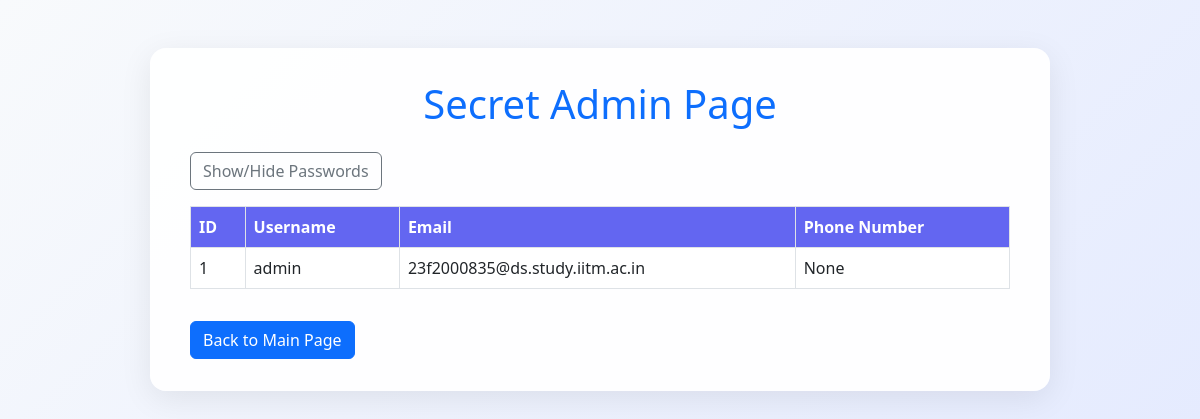
The app's page /secret (signed in), older data.
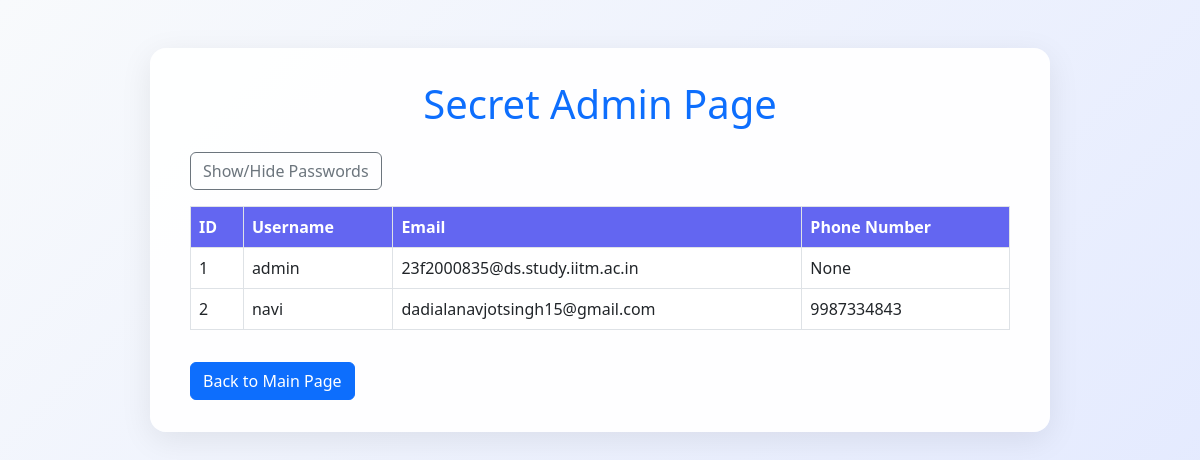
The same page, newer data.
### app.py (models this page shows)
class User(db.Model, UserMixin):
    id = db.Column(db.Integer, primary_key=True)
    username = db.Column(db.String(150), unique=True)
    password = db.Column(db.String(150))
    email = db.Column(db.String(150), unique=True)
    contact_number = db.Column(db.String(20))
    role = db.Column(db.String(50), default='user')
    created_at = db.Column(db.DateTime, default=func.now())
    overall_verified = db.Column(db.Boolean, default=False)
    approved_items = db.relationship('Accessory',
                                   foreign_keys='Accessory.user_id',
                                   backref=db.backref('owner', lazy=True))
    items_borrowed = db.relationship('BorrowedAccessory',
                                   foreign_keys='BorrowedAccessory.borrower_id',
                                   backref=db.backref('borrower_user', lazy=True),
                                   overlaps="items_borrowed_as_borrower,borrower")
    items_lent = db.relationship('BorrowedAccessory',
                                foreign_keys='BorrowedAccessory.lender_id',
                                backref=db.backref('lender_user', lazy=True),
                                overlaps="items_lent_as_lender,lender")

### app.py (the view)
@app.route('/secret')
@login_required
def secret():
    if current_user.role != 'admin':
        flash('Access denied', 'error')
        return redirect(url_for('home'))
    users = User.query.all()
    return render_template('secret.html' , navi=users)

### app.py (called while the page is built)
@login_manager.user_loader
def load_user(user_id):
    return User.query.get(int(user_id))

### templates/secret.html (shortened to what this page needs)
<!DOCTYPE html>
<html lang="en">
<head>
    <link href="https://cdn.jsdelivr.net/npm/bootstrap@5.3.0/dist/css/bootstrap.min.css" rel="stylesheet">
</head>
<body>
    <div class="container">
        <div class="secret-card">
            <h1 class="mb-4 text-center text-primary">Secret Admin Page</h1>
            <button class="btn btn-outline-secondary toggle-btn" onclick="togglePasswords()">Show/Hide Passwords</button>
            <div class="table-responsive">
                <table class="table table-bordered table-hover align-middle">
                    <thead>
                        <tr>
                            <th>ID</th>
                            <th>Username</th>
                            <th>Email</th>
                            <th>Phone Number</th>
                        </tr>
                    </thead>
                    <tbody>
                        {% for i in navi %}
                        <tr>
                            <td>{{ i.id }}</td>
                            <td>{{ i.username }}</td>
                            <td>{{ i.email }}</td>
                            <td>{{ i.contact_number }}</td>
                        </tr>
                        {% endfor %}
                    </tbody>
                </table>
            </div>
            <a href="{{ url_for('admin_dashboard') }}" class="btn btn-primary mt-3">Back to Main Page</a>
        </div>
    </div>
</body>
</html>

Row changes from the older to the newer data that the page shows:
added User: id "2", username "navi", email "dadialanavjotsingh15@gmail.com", contact_number "9987334843"
